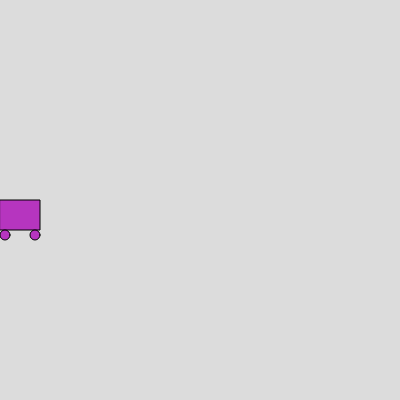
Frame 1 (no input)
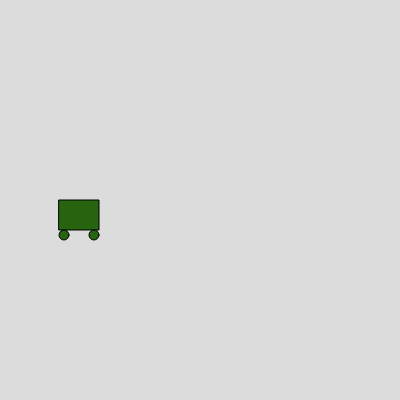
Frame 60 (no input)
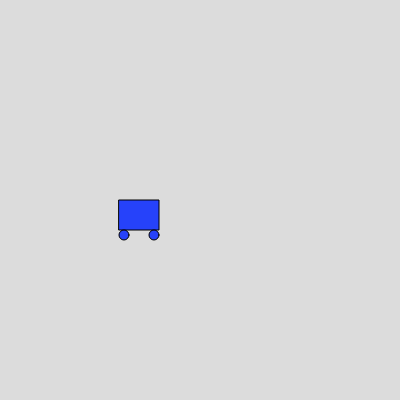
Frame 120 (the mouse pressed at the canvas centre since frame 60)

The p5.js sketch that drew these frames (run headless with seeded random() and noise() and a simulated clock; from frame 60 on, the mouse is pressed at the canvas centre):

// p5.js sketch
// ── sketch.js
let xPos, yPos; //Defining the position of the car
function setup() {
  createCanvas(400, 400);
  xPos = 0;// Start off-screen to the left
  yPos = height / 2;//// Set a fixed vertical position for the car
}

function draw() {
  background(220,);
  drawCar(xPos, yPos);
  xPos++;// Move the car to the right

  // Reset position if the car moves off-screen
  if (xPos > width) {
    xPos = 40; // Start off-screen to the left
  }
}

function mouseDragged() {
  //To use this function background will be in setup function & comment draw function.
  drawCar(mouseX, mouseY);
}

function drawCar(x, y) {
  fill(random(255), random(255), random(255));

  // Draw a simple car shape
  rect(x, y, 40, 30);
  ellipse(x + 5, y + 35, 10, 10);
  ellipse(x + 35, y + 35, 10, 10);

}
